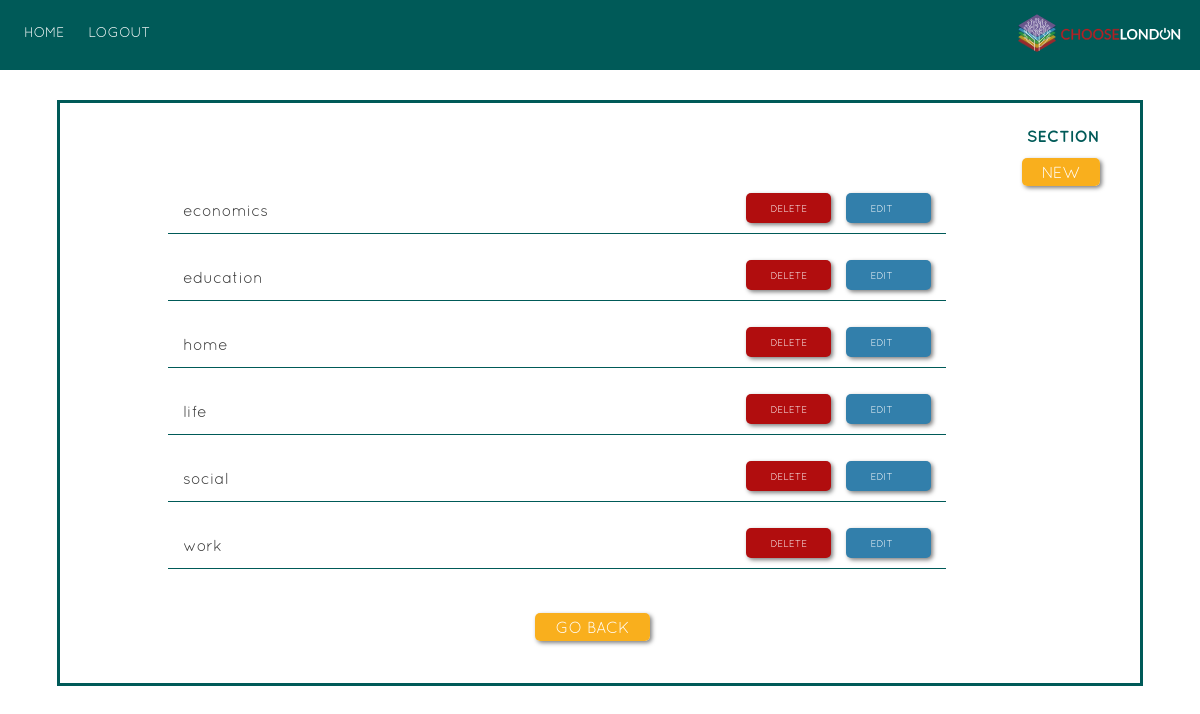
Page /admin/list_all.php?tbl=section&order=name (signed in) on the committed database.
### tables this page shows
CREATE TABLE `section` (
  `id` tinyint(3) unsigned NOT NULL AUTO_INCREMENT,
  `name` varchar(50) NOT NULL,
  `title` varchar(100) NOT NULL,
  `description` text DEFAULT NULL,
  `photo` varchar(200) NOT NULL,
  `icon` varchar(200) DEFAULT NULL,
  PRIMARY KEY (`id`)
);

### includes/read.php (called while the page is built, shortened)
<?php
  function getAll($tbl, $order = "id") {
		include('connect.php');
		$queryAll = "SELECT * FROM {$tbl} ORDER BY {$order}";
		$runAll = mysqli_query($link, $queryAll);
		if($runAll){
			return $runAll;
		}else{
			$error = "There was a problem accessing this information.";
			return $error;
		}
	}
 ?>

### admin/list_all.php (the view, shortened to what this page needs)
<?php
  $tbl = $_GET['tbl'];
  $order = $_GET['order'];
  $col = "id";
  $list = getAll($tbl, $order);
 ?>
<!DOCTYPE html>
<html lang="en">
<head>
  <link rel="stylesheet" href="../css/main.css">
</head>
<body>
  <header class="admin-header">
      <nav>
        <ul>
          <li><a href="admin_index.php">Home</a></li>
          <li><a class="logout-button" href="../includes/caller.php?caller_id=logout">Logout</a></li>
        </ul>
      </nav>
      <img src="../images/logo_white.svg" alt="Choose London Logo">
  </header>
  <section class="list-rows admin-container">
    <div class="new-section">
      <h1 class="list-title"><?php echo $tbl; ?></h1>
      <a class="list-new admin-button" href="admin_add_<?php echo $tbl; ?>.php">New</a>
    </div><br><br><br><br>
    <ol class="list-items">
      <?php
        while($row = mysqli_fetch_array($list)) {
          if($tbl === "video") {
            echo "<li><p>{$row['title']}</p><br><a class=\"list-edit\" href=\"edit_all.php?tbl={$tbl}&id={$row['id']}\">Edit</a><a class=\"list-delete\" href=\"../includes/caller.php?caller_id=deleteRow&tbl={$tbl}&col=$col&id={$row['id']}\">Delete</a></li>";
          }
          else {
            echo "<li><p>{$row['name']}</p><a class=\"list-edit\" href=\"edit_all.php?tbl={$tbl}&id={$row['id']}\">Edit</a><a class=\"list-delete\" href=\"../includes/caller.php?caller_id=deleteRow&tbl={$tbl}&col=$col&id={$row['id']}\">Delete</a></li>";
          }
        }
       ?>
     </ol>
     <a class="back-index admin-button" href="admin_index.php">Go Back</a><br><br><br><br>
   </section>
</body>
</html>

### rows in the picture
section: name "economics"
section: name "education"
section: name "home"
section: name "life"
section: name "social"
section: name "work"

### other values in the picture
$tbl "SECTION"
